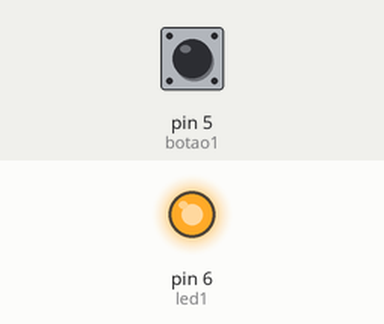
Simulated run of this sketch. Board: Arduino Uno, built with avr-gcc and run on an emulated ATmega328P. Shown: output pins drawn as LEDs (lit = HIGH). The test bench sets the inputs (shaded band); at power-on: pin 5 (botao1) LOW.

Above: at 1.2 s.
1.3 s: pin 5 (botao1) pulled HIGH for 0.15 s
At 1.37 s:
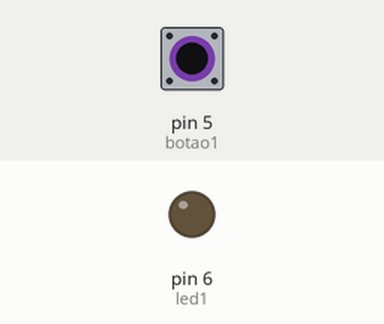
2.9 s: pin 5 (botao1) pulled HIGH for 3.2 s
At 7.2 s:
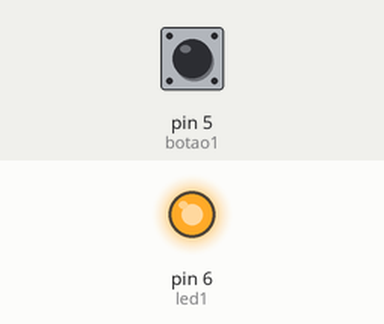
Timing chart, 0 to 8.7 s (numbered marks = the images above; inputs shaded):
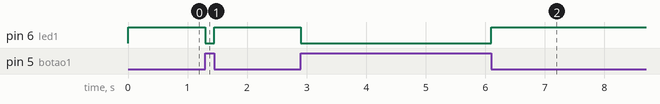

The sketch:

exercicio_51.ino
```cpp
const int led1 = 6;
const int botao1 = 5;

 void setup()
 {

      pinMode(led1, OUTPUT);
     pinMode(botao1, INPUT);
       //Serial.begin(9600);
 }

int valor1;

 void loop()
 {
valor1 = digitalRead(botao1);


   if(valor1) {
       digitalWrite(led1, LOW);
   }else{
     digitalWrite(led1, HIGH);
   }
 }
```

Measured:
- after the input at 1.3 s, pin 6 (led1): HIGH → LOW at once, → HIGH 0.15 s later
- after the input at 2.9 s, pin 6 (led1): HIGH → LOW at once, → HIGH 3.2 s later
